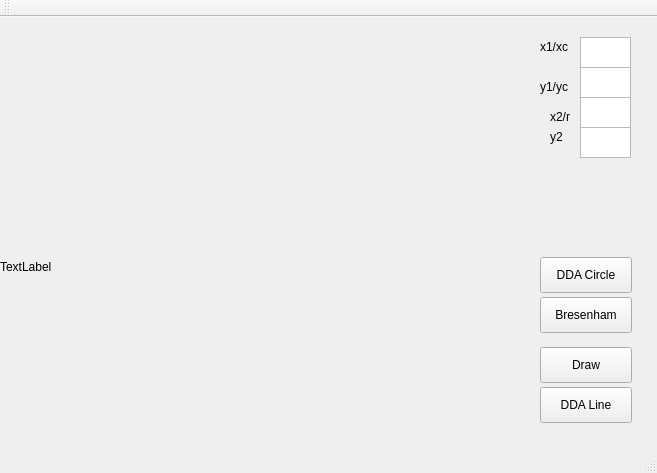
<?xml version="1.0" encoding="UTF-8"?>
<ui version="4.0">
 <class>MainWindow</class>
 <widget class="QMainWindow" name="MainWindow">
  <property name="geometry">
   <rect>
    <x>0</x>
    <y>0</y>
    <width>657</width>
    <height>473</height>
   </rect>
  </property>
  <property name="windowTitle">
   <string>MainWindow</string>
  </property>
  <widget class="QWidget" name="centralWidget">
   <widget class="QLabel" name="label">
    <property name="geometry">
     <rect>
      <x>0</x>
      <y>0</y>
      <width>500</width>
      <height>500</height>
     </rect>
    </property>
    <property name="text">
     <string>TextLabel</string>
    </property>
   </widget>
   <widget class="QLabel" name="label_2">
    <property name="geometry">
     <rect>
      <x>540</x>
      <y>20</y>
      <width>63</width>
      <height>20</height>
     </rect>
    </property>
    <property name="text">
     <string>x1/xc</string>
    </property>
   </widget>
   <widget class="QLabel" name="label_3">
    <property name="geometry">
     <rect>
      <x>540</x>
      <y>60</y>
      <width>63</width>
      <height>20</height>
     </rect>
    </property>
    <property name="text">
     <string>y1/yc</string>
    </property>
   </widget>
   <widget class="QLabel" name="label_4">
    <property name="geometry">
     <rect>
      <x>550</x>
      <y>90</y>
      <width>63</width>
      <height>20</height>
     </rect>
    </property>
    <property name="text">
     <string>x2/r</string>
    </property>
   </widget>
   <widget class="QLabel" name="label_5">
    <property name="geometry">
     <rect>
      <x>550</x>
      <y>110</y>
      <width>63</width>
      <height>20</height>
     </rect>
    </property>
    <property name="text">
     <string>y2</string>
    </property>
   </widget>
   <widget class="QPushButton" name="pushButton">
    <property name="geometry">
     <rect>
      <x>540</x>
      <y>240</y>
      <width>92</width>
      <height>36</height>
     </rect>
    </property>
    <property name="text">
     <string>DDA Circle</string>
    </property>
   </widget>
   <widget class="QPushButton" name="pushButton_2">
    <property name="geometry">
     <rect>
      <x>540</x>
      <y>280</y>
      <width>92</width>
      <height>36</height>
     </rect>
    </property>
    <property name="text">
     <string>Bresenham</string>
    </property>
   </widget>
   <widget class="QPushButton" name="pushButton_3">
    <property name="geometry">
     <rect>
      <x>540</x>
      <y>370</y>
      <width>92</width>
      <height>36</height>
     </rect>
    </property>
    <property name="text">
     <string>DDA Line</string>
    </property>
   </widget>
   <widget class="QPushButton" name="pushButton_4">
    <property name="geometry">
     <rect>
      <x>540</x>
      <y>330</y>
      <width>92</width>
      <height>36</height>
     </rect>
    </property>
    <property name="text">
     <string>Draw</string>
    </property>
   </widget>
   <widget class="QTextEdit" name="textEdit">
    <property name="geometry">
     <rect>
      <x>580</x>
      <y>20</y>
      <width>51</width>
      <height>31</height>
     </rect>
    </property>
   </widget>
   <widget class="QTextEdit" name="textEdit_2">
    <property name="geometry">
     <rect>
      <x>580</x>
      <y>50</y>
      <width>51</width>
      <height>31</height>
     </rect>
    </property>
   </widget>
   <widget class="QTextEdit" name="textEdit_3">
    <property name="geometry">
     <rect>
      <x>580</x>
      <y>80</y>
      <width>51</width>
      <height>31</height>
     </rect>
    </property>
   </widget>
   <widget class="QTextEdit" name="textEdit_4">
    <property name="geometry">
     <rect>
      <x>580</x>
      <y>110</y>
      <width>51</width>
      <height>31</height>
     </rect>
    </property>
   </widget>
  </widget>
  <widget class="QMenuBar" name="menuBar">
   <property name="geometry">
    <rect>
     <x>0</x>
     <y>0</y>
     <width>657</width>
     <height>28</height>
    </rect>
   </property>
  </widget>
  <widget class="QToolBar" name="mainToolBar">
   <attribute name="toolBarArea">
    <enum>TopToolBarArea</enum>
   </attribute>
   <attribute name="toolBarBreak">
    <bool>false</bool>
   </attribute>
  </widget>
  <widget class="QStatusBar" name="statusBar"/>
 </widget>
 <layoutdefault spacing="6" margin="11"/>
 <resources/>
 <connections/>
</ui>
